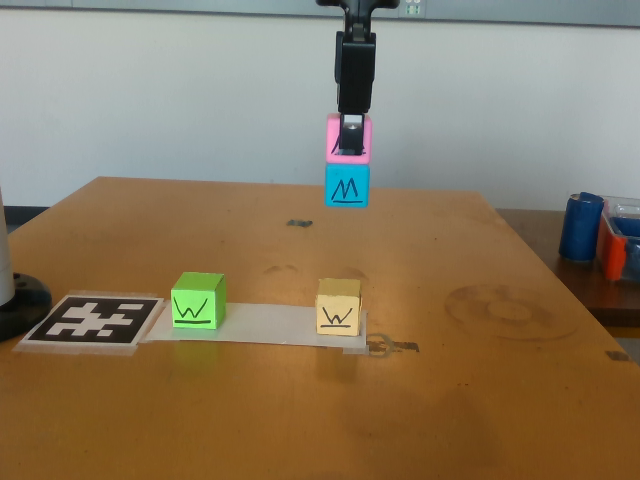
#> input picture _results_ohcam/blocks_first.png, 640 x 480 px
$ python hardware_plot.py
#> lines starting #> are read from the running program, lines starting #| are printed output that depends on the picture
import matplotlib.pyplot as plt
import numpy as np
from matplotlib.patches import Patch

# --------------------------------------------------------
# Data
# --------------------------------------------------------

domains = ["Magnet", "Sponge"]

ohcam = [1.0, 1.0]
naive = [0.3, 0.2]
csam = [0.0, 0.4]
ci = [0.0, 0.4]

colors = {
    "OHCAM": "#1f77b4",
    "Naive": "#9467bd",
    "Conditional-SAM": "#ff7f0e",
    "Cluster&Intersect": "#2ca02c",
}

fig = plt.figure(figsize=(11, 5))

gs = fig.add_gridspec(
    1,
    2,
    width_ratios=[1, 2],
    wspace=0.01,
)

ax = fig.add_subplot(gs[0])

x = np.arange(len(domains))
width = 0.18

methods = {
    "Naive": naive,
    "OHCAM": ohcam,
    "Conditional-SAM": csam,
    "Cluster&Intersect": ci,
}

# Center the four bars around each domain
offsets = np.array([-1.5, -0.5, 0.5, 1.5]) * width

for offset, (method, values) in zip(offsets, methods.items()):
    ax.bar(
        x + offset,
        values,
        width,
        label=method,
        color=colors[method],
        edgecolor="black",
        linewidth=0.8,
    )

# --------------------------------------------------------
# Labels
# --------------------------------------------------------

fs = 18

ax.set_ylabel("Completion Rate (%)", fontsize=fs)

ax.set_xticks(x)
ax.set_xticklabels(domains, fontsize=fs)

ax.set_ylim(0, 1.03)
ax.tick_params(axis="y", labelsize=fs)

ax.grid(axis="y", alpha=0.3)
ax.set_axisbelow(True)


# --------------------------------------------------------
# Legend
# --------------------------------------------------------

legend_handles = [
    Patch(facecolor=colors["Naive"], label="Naive"),
    Patch(facecolor=colors["OHCAM"], label="OHCAM"),
    Patch(facecolor=colors["Conditional-SAM"], label="Conditional-SAM"),
    Patch(facecolor=colors["Cluster&Intersect"], label="Cluster&Intersect"),
]


ax.legend(
    ncol=4,
    loc="lower center",
    bbox_to_anchor=(1.48, 0.98),
    frameon=True,
    fontsize=16,
    columnspacing=1.5,
    handletextpad=0.5,
)

# --------------------------------------------------------
# Image collage placeholder
# --------------------------------------------------------

photo_gs = gs[1].subgridspec(2, 2, wspace=0.00, hspace=0.01)

img_names = ["blocks_first.png", "sponge_first.png", "blocks_last.png", "sponge_last.png"]

for i in range(4):
    ax_img = fig.add_subplot(photo_gs[i // 2, i % 2])

    # Replace this with:
    img = plt.imread(img_names[i])
#> img is the input picture: shape (480, 640, 3) float32; mean R, G, B 0.535, 0.473, 0.376
    ax_img.imshow(img)

    ax_img.set_xticks([])
    ax_img.set_yticks([])

plt.annotate(
    "",
    xy=(0.47, 0.42),  # arrow head
    xytext=(0.47, 0.51),  # arrow tail
    xycoords="figure fraction",
    textcoords="figure fraction",
    arrowprops=dict(arrowstyle="->", lw=2.5, color="red", mutation_scale=15),
)

# Arrow between the bottom two images
plt.annotate(
    "",
    xy=(0.73, 0.42),
    xytext=(0.73, 0.51),
    xycoords="figure fraction",
    textcoords="figure fraction",
    arrowprops=dict(arrowstyle="->", lw=2.5, color="red", mutation_scale=15),
)
fig.text(
    0.52,  # x position (center)
    0.049,  # y position (near bottom)
    "MagnetBlocks",  # label
    ha="center",
    va="bottom",
    fontsize=fs,
)

fig.text(
    0.77,  # x position (center)
    0.049,  # y position (near bottom)
    "SpongeWorld",  # label
    ha="center",
    va="bottom",
    fontsize=fs,
)
plt.tight_layout()
plt.savefig("hardware_solve_rate.png", bbox_inches="tight")
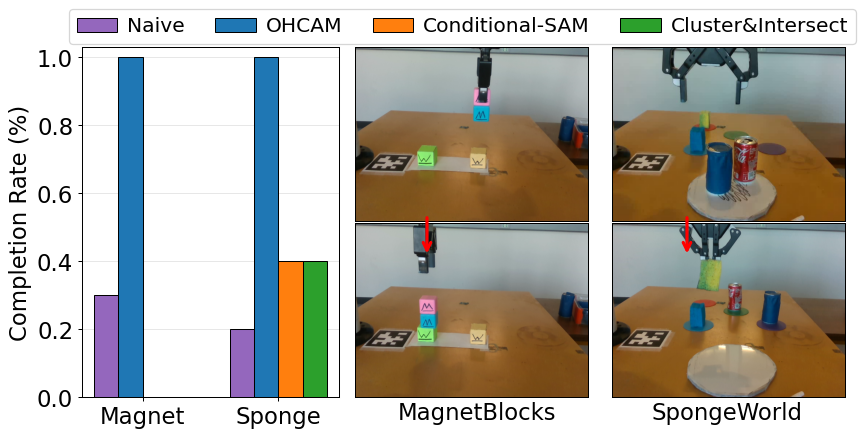
#> figure drawn by matplotlib, 5 panels
# plt.show()
